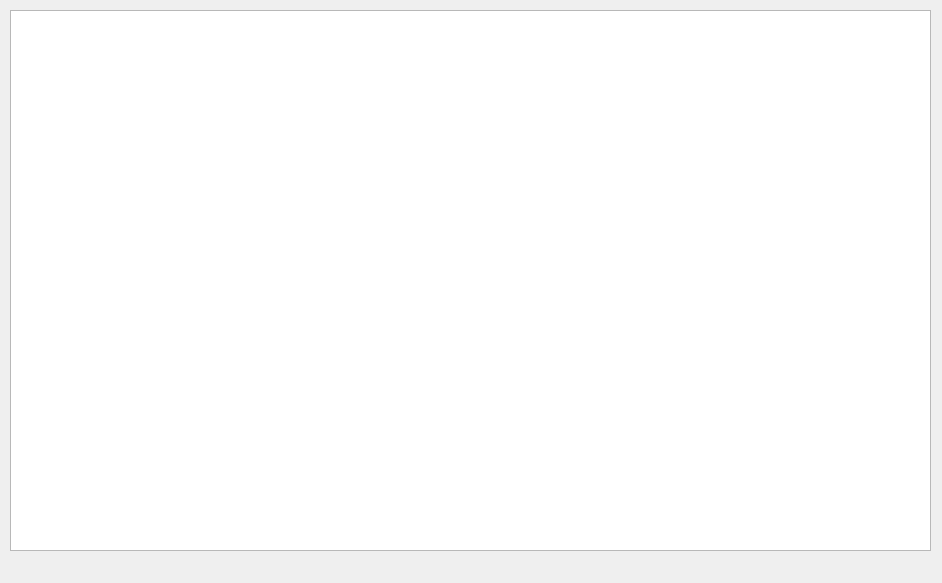
<?xml version="1.0" encoding="UTF-8"?>
<ui version="4.0">
 <class>MainWindow</class>
 <widget class="QMainWindow" name="MainWindow">
  <property name="geometry">
   <rect>
    <x>0</x>
    <y>0</y>
    <width>942</width>
    <height>583</height>
   </rect>
  </property>
  <property name="windowTitle">
   <string>MainWindow</string>
  </property>
  <widget class="QWidget" name="centralWidget">
   <widget class="QGraphicsView" name="graphicsView">
    <property name="geometry">
     <rect>
      <x>10</x>
      <y>10</y>
      <width>921</width>
      <height>541</height>
     </rect>
    </property>
   </widget>
  </widget>
  <widget class="QMenuBar" name="menuBar">
   <property name="geometry">
    <rect>
     <x>0</x>
     <y>0</y>
     <width>942</width>
     <height>21</height>
    </rect>
   </property>
  </widget>
 </widget>
 <layoutdefault spacing="6" margin="11"/>
 <resources/>
 <connections/>
</ui>
